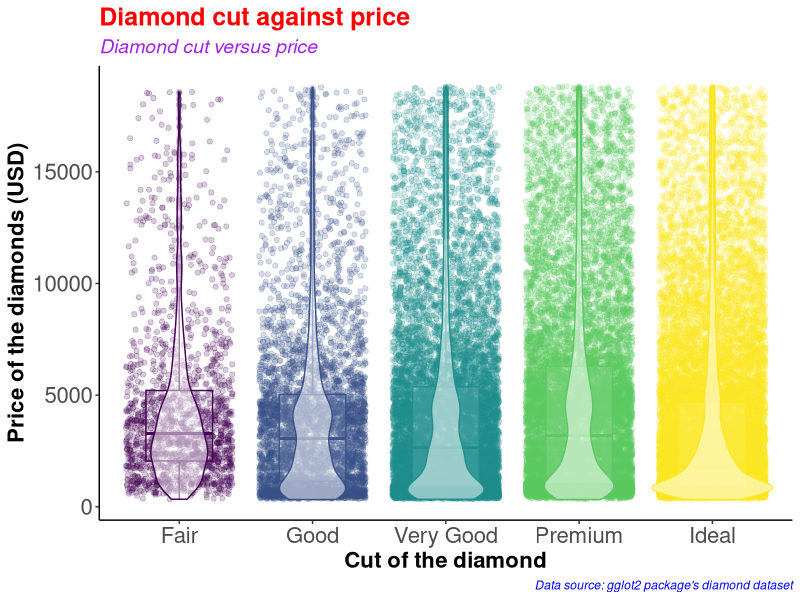
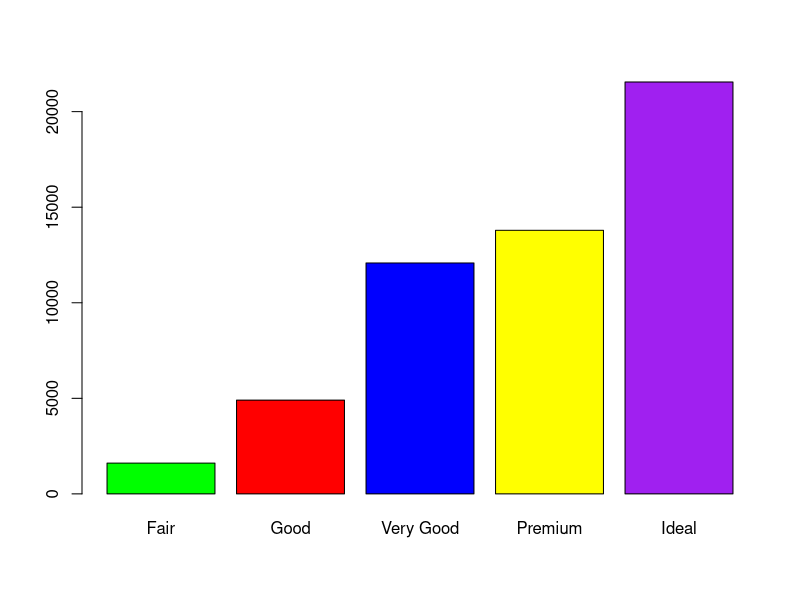
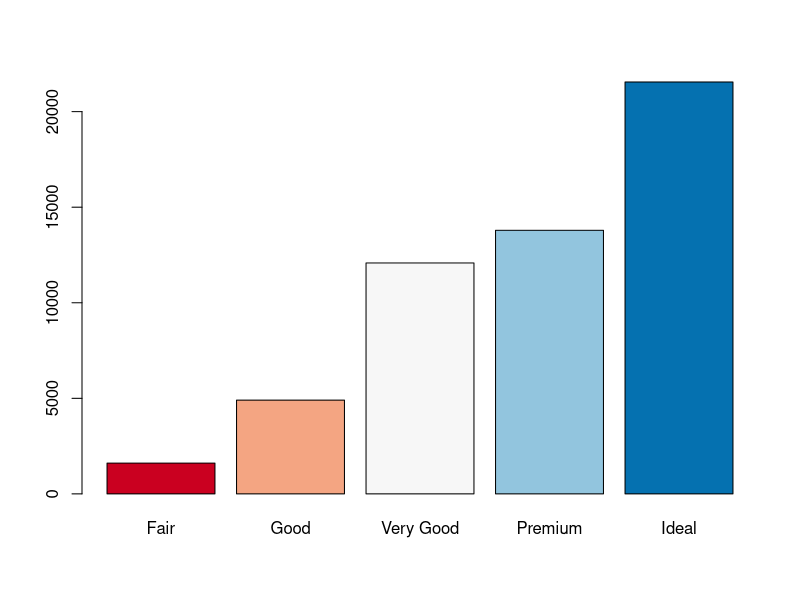
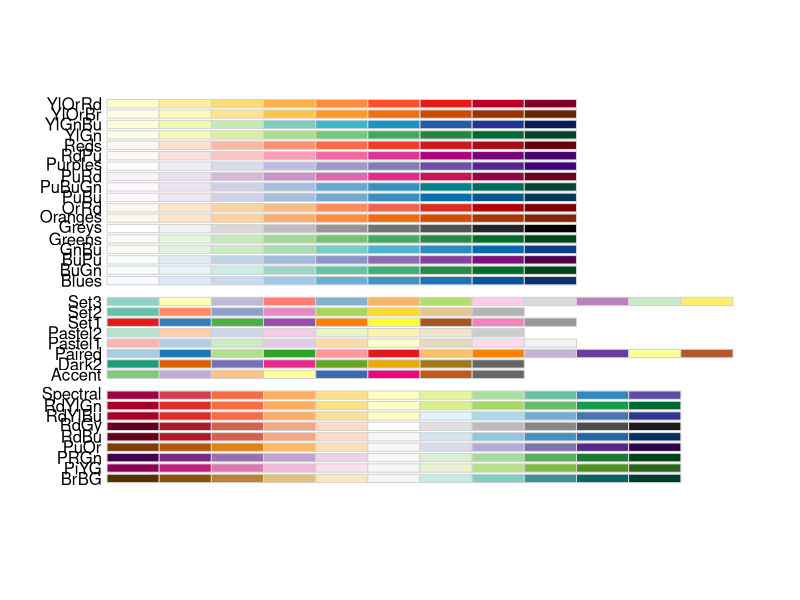
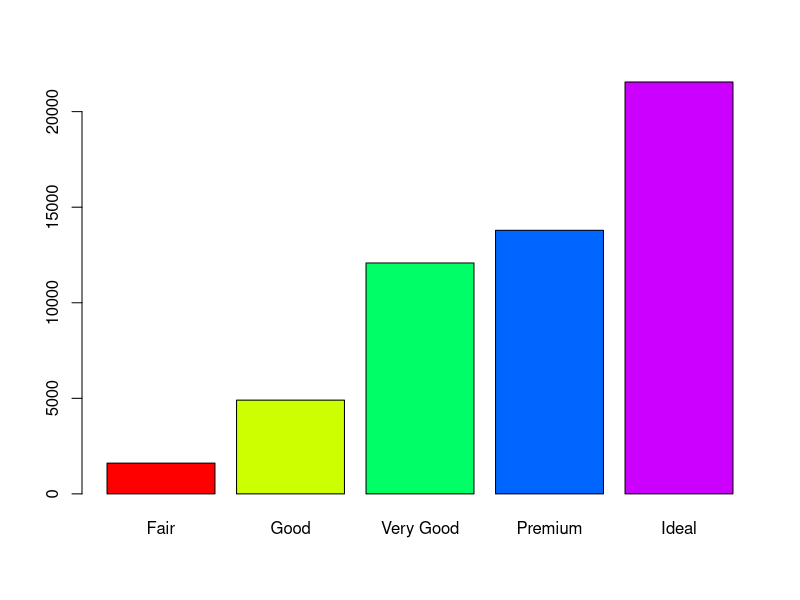
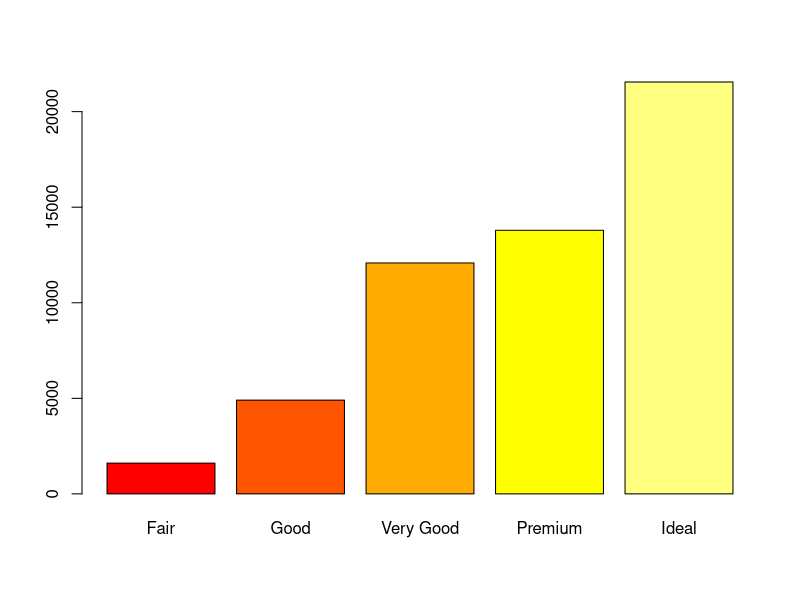
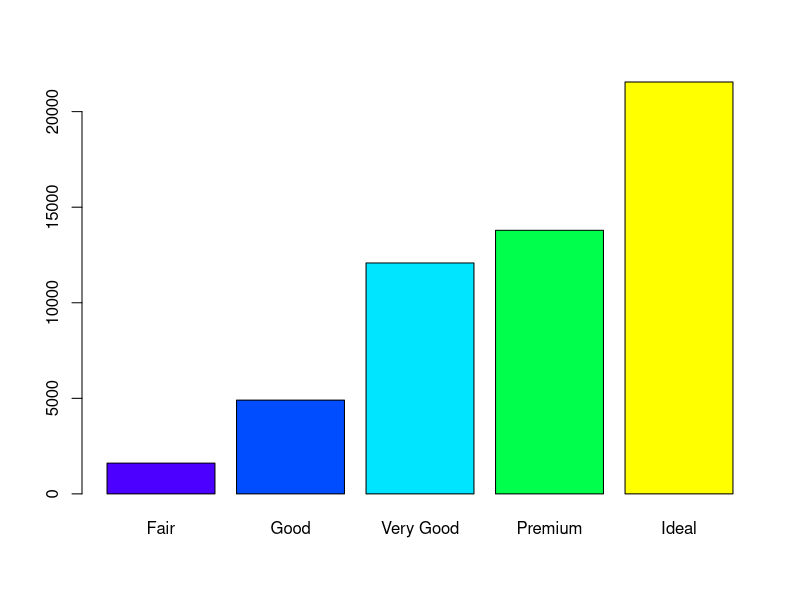
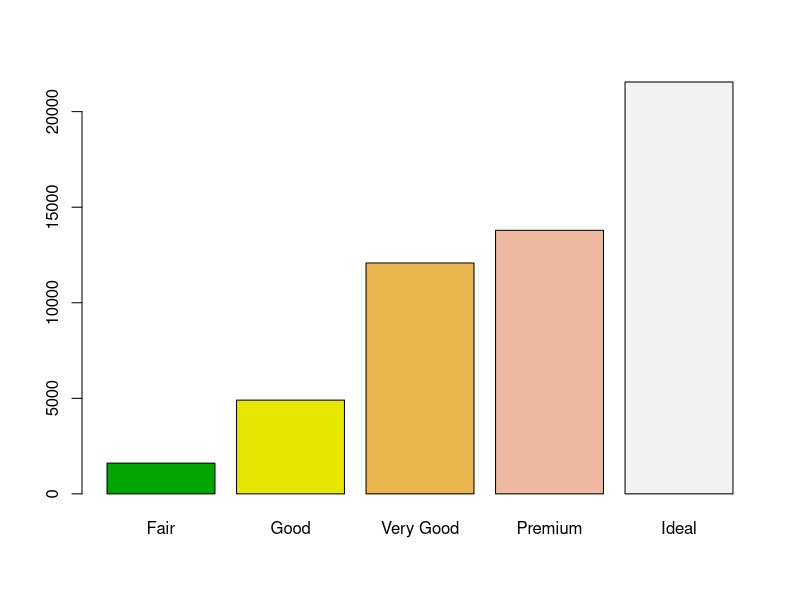

R code for these plots, in order:
#########################################
# Name: Wyclife Agumba Oluoch           #   
# E-mail: wyclifeoluoch@gmail.com       #
# GitHub: https://github.com/Wycology   #
# Task: Boxplot and violin plots in one #
# Date: 4th Jan 2020                    #
# Last edited: 27th Jan 2020            #
#########################################

# Loading the necessary libraries
library(tidyverse)
library(RColorBrewer)

diamonds_df <- diamonds

diamonds_df %>% 
  ggplot(aes(x = cut, y = price, color = cut)) +
  geom_point(position = "jitter", alpha = 0.2) +
  geom_boxplot(alpha = 0.1, width = 0.5) +
  geom_violin(alpha = 0.5) +
  theme_classic() +
  theme(legend.position = "none") +
  labs(x = "Cut of the diamond",
       y = "Price of the diamonds (USD)",
       title = "Diamond cut against price",
       subtitle = "Diamond cut versus price",
       caption = "Data source: gglot2 package's diamond dataset") +
  theme(axis.text=element_text(size=16),
        axis.title=element_text(size=16,face="bold")) +
  theme(plot.title = element_text(color = 'red', size = 18, face = 'bold'),
        plot.subtitle = element_text(color = 'purple', size = 14, face = 'italic'),
        plot.caption = element_text(color = 'blue', face = 'italic'))

diamonds %>% 
  filter(cut == 'Very Good') %>% 
  nrow()

diamonds %>% 
  select(cut) %>% 
  table() %>% 
  barplot(col = c('green', 'red', 'blue', 'yellow', 'purple'))

# Instead of specifying the colors, we can simply use the color brewer panel 

diamonds %>% 
  select(cut) %>% 
  table() %>% 
  barplot(col = brewer.pal(n = 5, name = "RdBu"))
# To display more brewer colors options to use, run the following function:

display.brewer.all()

# Can also use rainbow colors

diamonds %>% 
  select(cut) %>% 
  table() %>% 
  barplot(col = rainbow(5))

# Can also use heat.colors
diamonds %>% 
  select(cut) %>% 
  table() %>% 
  barplot(col = heat.colors(5))

# Can also use topographic colors

diamonds %>% 
  select(cut) %>% 
  table() %>% 
  barplot(col = topo.colors(5))

# Can also use terrain colors
diamonds %>% 
  select(cut) %>% 
  table() %>% 
  barplot(col = terrain.colors(5))

# Can also use cm.colors
diamonds %>% 
  select(cut) %>% 
  table() %>% 
  barplot(col = cm.colors(5))

?getData
# That is awesome. Good for the day.